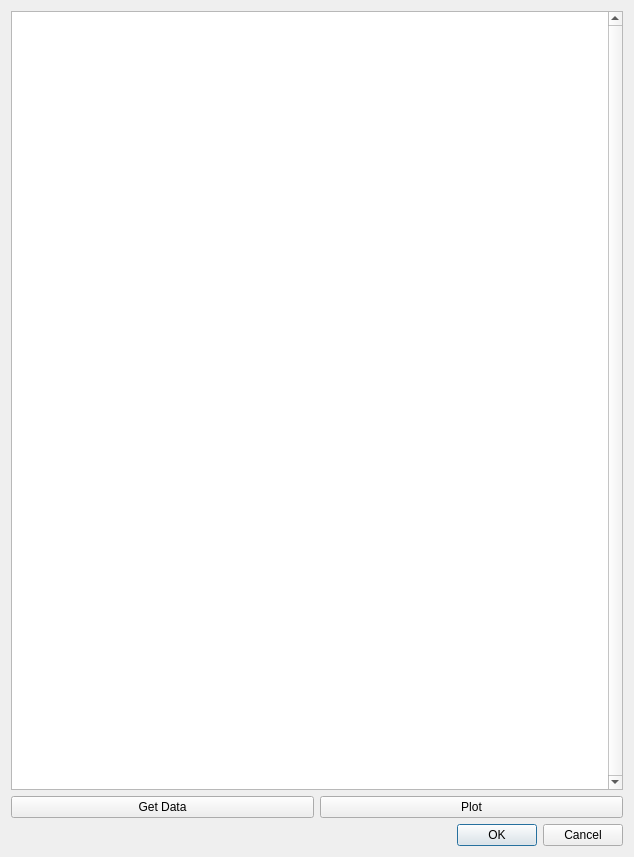
<?xml version="1.0" encoding="UTF-8"?>
<ui version="4.0">
 <class>Dialog</class>
 <widget class="QDialog" name="Dialog">
  <property name="geometry">
   <rect>
    <x>0</x>
    <y>0</y>
    <width>634</width>
    <height>857</height>
   </rect>
  </property>
  <property name="windowTitle">
   <string>Dialog</string>
  </property>
  <layout class="QGridLayout" name="gridLayout">
   <item row="0" column="0">
    <layout class="QVBoxLayout" name="verticalLayout">
     <item>
      <widget class="QTableWidget" name="tableWidget">
       <property name="verticalScrollBarPolicy">
        <enum>Qt::ScrollBarAlwaysOn</enum>
       </property>
       <property name="horizontalScrollBarPolicy">
        <enum>Qt::ScrollBarAsNeeded</enum>
       </property>
      </widget>
     </item>
     <item>
      <layout class="QHBoxLayout" name="horizontalLayout">
       <item>
        <widget class="QPushButton" name="getData">
         <property name="text">
          <string>Get Data</string>
         </property>
        </widget>
       </item>
       <item>
        <widget class="QPushButton" name="Plot">
         <property name="text">
          <string>Plot</string>
         </property>
        </widget>
       </item>
      </layout>
     </item>
    </layout>
   </item>
   <item row="1" column="0">
    <widget class="QDialogButtonBox" name="buttonBox">
     <property name="orientation">
      <enum>Qt::Horizontal</enum>
     </property>
     <property name="standardButtons">
      <set>QDialogButtonBox::Cancel|QDialogButtonBox::Ok</set>
     </property>
    </widget>
   </item>
  </layout>
 </widget>
 <resources/>
 <connections>
  <connection>
   <sender>buttonBox</sender>
   <signal>rejected()</signal>
   <receiver>Dialog</receiver>
   <slot>reject()</slot>
   <hints>
    <hint type="sourcelabel">
     <x>316</x>
     <y>260</y>
    </hint>
    <hint type="destinationlabel">
     <x>286</x>
     <y>274</y>
    </hint>
   </hints>
  </connection>
  <connection>
   <sender>buttonBox</sender>
   <signal>accepted()</signal>
   <receiver>Dialog</receiver>
   <slot>accept()</slot>
   <hints>
    <hint type="sourcelabel">
     <x>248</x>
     <y>254</y>
    </hint>
    <hint type="destinationlabel">
     <x>157</x>
     <y>274</y>
    </hint>
   </hints>
  </connection>
 </connections>
</ui>
